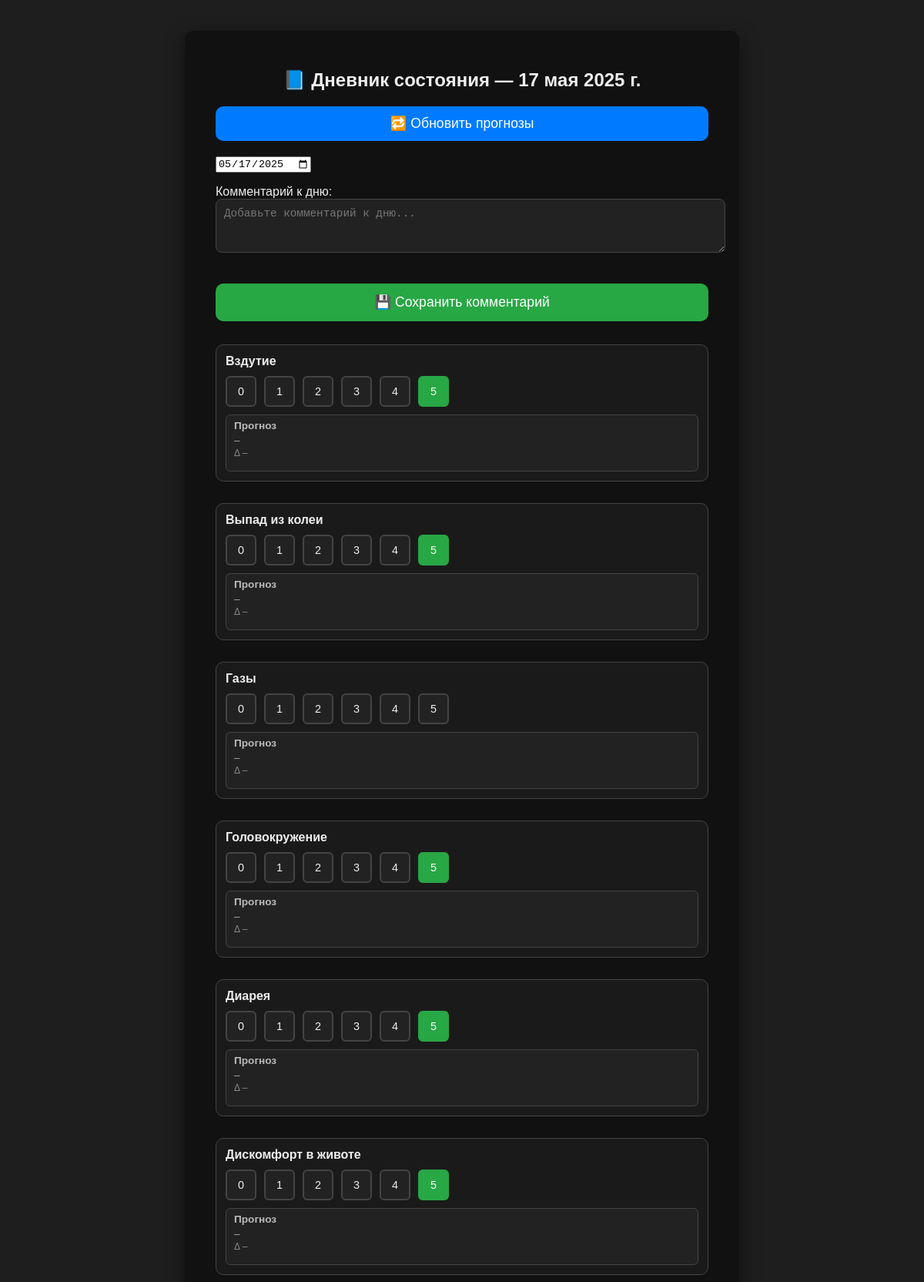
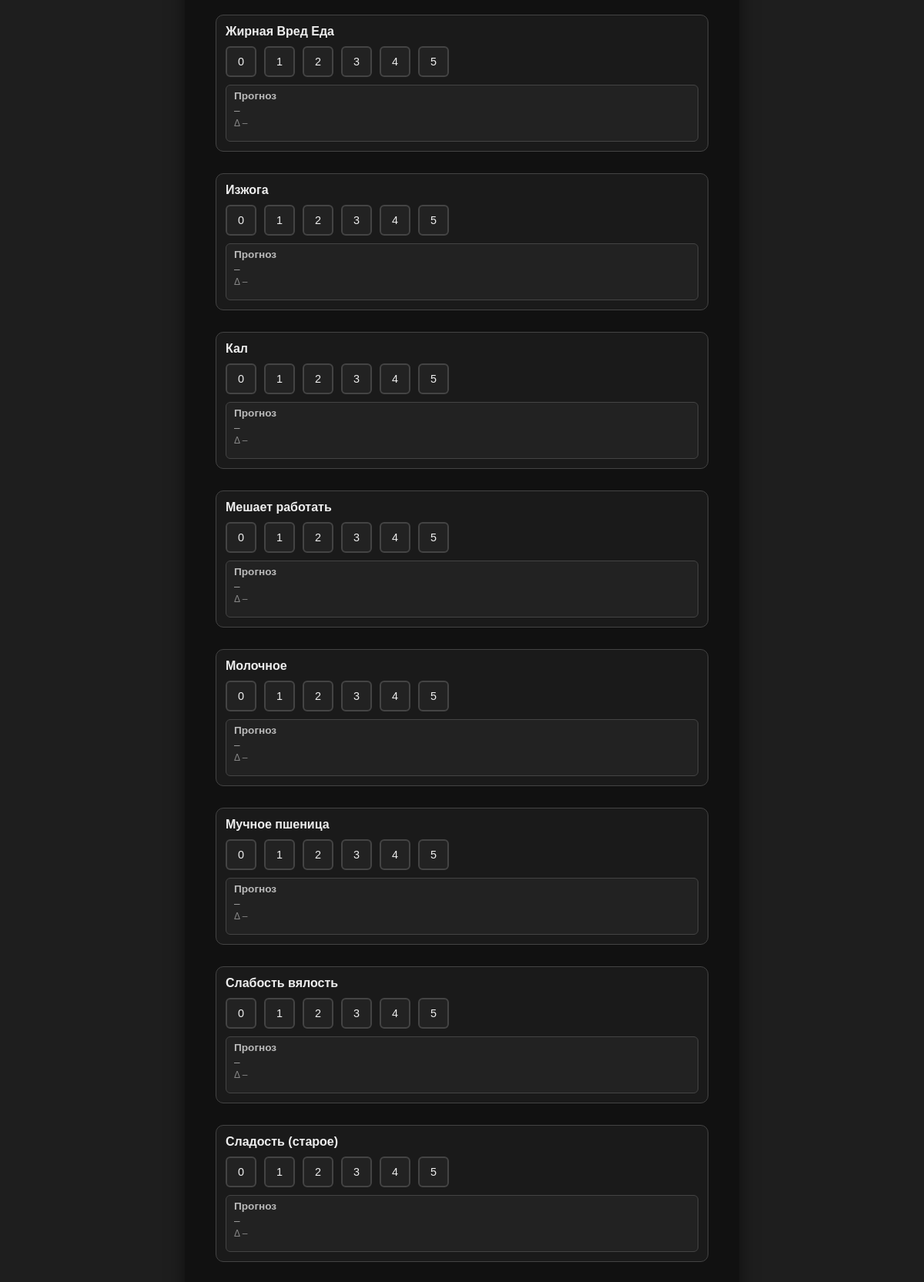
Screenshot of /add/ (upper part) with the database file from the repository (2 pictures, top to bottom).
### diary_analytic/models.py (models this page shows, shortened)
class Entry(models.Model):
    date = models.DateField(unique=True)
    comment = models.TextField(blank=True)

class Parameter(models.Model):
    key = models.CharField(max_length=100, unique=True)
    name = models.CharField(max_length=255)
    is_active = models.BooleanField(default=True)

### diary_analytic/views.py (the view, shortened to what this page needs)
# urls.py: path("add/", views.add_entry, name="add_entry"),
def add_entry(request: HttpRequest) -> HttpResponse:
    today_str = datetime.now().date().isoformat()  # Строка сегодняшней даты (например, "2025-05-12")
    selected_str = request.GET.get("date", today_str)  # Если нет ?date=, то подставляем сегодня
    try:
        selected_date = datetime.strptime(selected_str, "%Y-%m-%d").date()
        web_logger.debug(f"[add_entry] ✅ Получена дата из запроса: {selected_date}")
    except ValueError:
        selected_date = datetime.now().date()
        web_logger.warning(f"[add_entry] ⚠️ Некорректная дата '{selected_str}' — используем текущую: {selected_date}")
    entry, created = Entry.objects.get_or_create(date=selected_date)
    if created:
        web_logger.debug(f"[add_entry] 🆕 Создана новая запись Entry на дату: {selected_date}")
    else:
        web_logger.debug(f"[add_entry] 📄 Найдена запись Entry на дату: {selected_date}")
    form = EntryForm(instance=entry)
    web_logger.debug(f"[add_entry] 🧾 Инициализирована форма комментария для Entry ({selected_date})")
    parameters = Parameter.objects.filter(is_active=True).order_by("name")
    web_logger.debug(f"[add_entry] 📌 Загружено активных параметров: {parameters.count()}")
    entry_values = EntryValue.objects.filter(entry=entry).select_related("parameter")
    web_logger.debug(f"[add_entry] 🔍 SQL запрос: {entry_values.query}")
    values_map = {
        v.parameter.key: v.value
        for v in entry_values
    }
    web_logger.debug(f"[add_entry] 📊 Загружено параметров для Entry: {len(values_map)}")
    for key, value in values_map.items():
        web_logger.debug(f"[add_entry] 📌 Параметр {key}: значение {value} (тип: {type(value)})")
    for param in parameters:
        if param.key not in values_map:
            web_logger.debug(f"[add_entry] ⚠️ Параметр {param.key} не имеет значения в базе")
    web_logger.debug(f"[add_entry] 📤 Передаём данные в шаблон add_entry.html")
    return render(request, "diary_analytic/add_entry.html", {
        "form": form,                         # Форма комментария
        "parameters": parameters,             # Активные параметры
        "values_map": values_map,             # Словарь: { "toshn": 2.0, "ustalost": 1.0 }
        "selected_date": selected_date,       # Дата, для которой загружается дневник
        "today_str": today_str,               # Строка сегодняшней даты (для сравнения в шаблоне)
    })

### diary_analytic/forms.py
class EntryForm(forms.ModelForm):
    class Meta:
        model = Entry
        fields = ['comment']
        widgets = {
            'comment': forms.Textarea(attrs={
                'rows': 3,
                'placeholder': 'Добавьте комментарий к дню...',
                'class': 'form-control',
            })
        }
        labels = {
            'comment': 'Комментарий к дню',
        }

### diary_analytic/templatetags/diary_filters.py (called while the page is built)
@register.filter
def get(dictionary, key):
    value = dictionary.get(key)
    web_logger.debug(f"[template filter get] key={key}, value={value}, type={type(value)}")
    return value

### diary_analytic/templates/diary_analytic/add_entry.html (shortened to what this page needs)
{% load static %}
{% load diary_filters %}
{% load diary_tags %}
<!DOCTYPE html>
<html lang="ru">
<head>
</head>
<body>
  <div class="container">
    <h2>📘 Дневник состояния — {{ selected_date }}</h2>
    <button id="retrain-models-btn" type="button" style="width:100%;margin-bottom:20px;padding:12px;font-size:1.1em;background:#007bff;color:white;border:none;border-radius:10px;cursor:pointer;">🔁 Обновить прогнозы</button>
    <div class="date-selector">
      <input
        id="date-input"
        type="date"
        value="{{ selected_date|date:'Y-m-d' }}"
        onchange="window.location.href='?date='+encodeURIComponent(this.value)"
      />
    </div>
    <form method="post">
      {{ form.as_p }}
      <button type="submit">💾 Сохранить комментарий</button>
    </form>
    {% for param in parameters %}
      <div class="parameter-block" data-key="{{ param.key }}">
        <div class="param-title">{{ param.name }}</div>
        <div class="rating-buttons">
          {% for i in "012345"|make_list %}
            <button class="value-button{% if values_map|get:param.key|stringformat:'g' == i %} selected{% endif %}" data-value="{{ i }}">{{ i }}</button>
          {% endfor %}
        </div>
        <div class="prediction-wrapper">
          <div class="prediction-block">
            <div class="prediction-title">Прогноз</div>
            <div class="predicted" id="predicted-{{ param.key }}">–</div>
            <div class="predicted-secondary" id="predicted-delta-{{ param.key }}">Δ –</div>
          </div>
        </div>
      </div>
    {% endfor %}
  </div>
</body>
</html>

### diary_analytic/templates/diary_analytic/add_entry.html (style rules this page uses)
body { font-family: sans-serif; background-color: #1e1e1e; color: #eee; padding: 40px 20px; margin: 0; }
.container { max-width: 640px; margin: 0 auto; background: #111; padding: 30px 40px; border-radius: 12px; box-shadow: 0 8px 24px rgba(0,0,0,0.5); }
h2 { text-align: center; margin-bottom: 20px; }
form { margin-bottom: 30px; }
textarea { width: 100%; padding: 10px; font-size: 1.1em; border: 1px solid #444; border-radius: 8px; resize: vertical; background: #222; color: #eee; }
button[type="submit"] { margin-top: 20px; padding: 14px; font-size: 1.1em; background-color: #28a745; color: white; border: none; border-radius: 10px; cursor: pointer; width: 100%; }
.parameter-block { margin-bottom: 28px; padding: 12px; border: 1px solid #444; border-radius: 10px; background-color: #1a1a1a; }
.param-title { font-weight: bold; margin-bottom: 10px; }
.rating-buttons { display: flex; gap: 10px; flex-wrap: wrap; margin-bottom: 8px; }
.value-button { width: 2.5rem; height: 2.5rem; font-size: 0.9em; border: 2px solid #444; border-radius: 6px; background: #222; color: #eee; cursor: pointer; transition: 0.2s ease; display: inline-flex; justify-content: center; align-items: center; }
.value-button.selected { background-color: #28a745; color: white; border-color: #28a745; }
.prediction-wrapper { display: flex; justify-content: space-between; gap: 12px; margin-top: 10px; }
.prediction-block { background: #222; border: 1px solid #444; border-radius: 6px; padding: 6px 10px; flex: 1; }
.prediction-title { font-weight: bold; font-size: 0.85em; margin-bottom: 4px; color: #bbb; }
.predicted { font-size: 0.85em; color: #aaa; margin-bottom: 2px; }
.predicted-secondary { font-size: 0.75em; color: #888; margin-bottom: 10px; }

### rows the page displays
Parameter: name "Вздутие", make_list "0" "1" "2" "3" "4" "5"
Parameter: name "Выпад из колеи", make_list "0" "1" "2" "3" "4" "5"
Parameter: name "Газы", make_list "0" "1" "2" "3" "4" "5"
Parameter: name "Головокружение", make_list "0" "1" "2" "3" "4" "5"
Parameter: name "Диарея", make_list "0" "1" "2" "3" "4" "5"
Parameter: name "Дискомфорт в животе", make_list "0" "1" "2" "3" "4" "5"
Parameter: name "Жирная Вред Еда", make_list "0" "1" "2" "3" "4" "5"
Parameter: name "Изжога", make_list "0" "1" "2" "3" "4" "5"
Parameter: name "Кал", make_list "0" "1" "2" "3" "4" "5"
Parameter: name "Мешает работать", make_list "0" "1" "2" "3" "4" "5"
Parameter: name "Молочное", make_list "0" "1" "2" "3" "4" "5"
Parameter: name "Мучное пшеница", make_list "0" "1" "2" "3" "4" "5"
Parameter: name "Слабость вялость", make_list "0" "1" "2" "3" "4" "5"
Parameter: name "Сладость (старое)", make_list "0" "1" "2" "3" "4" "5"

### other values shown
{{ selected_date }} "17 мая 2025 г."
